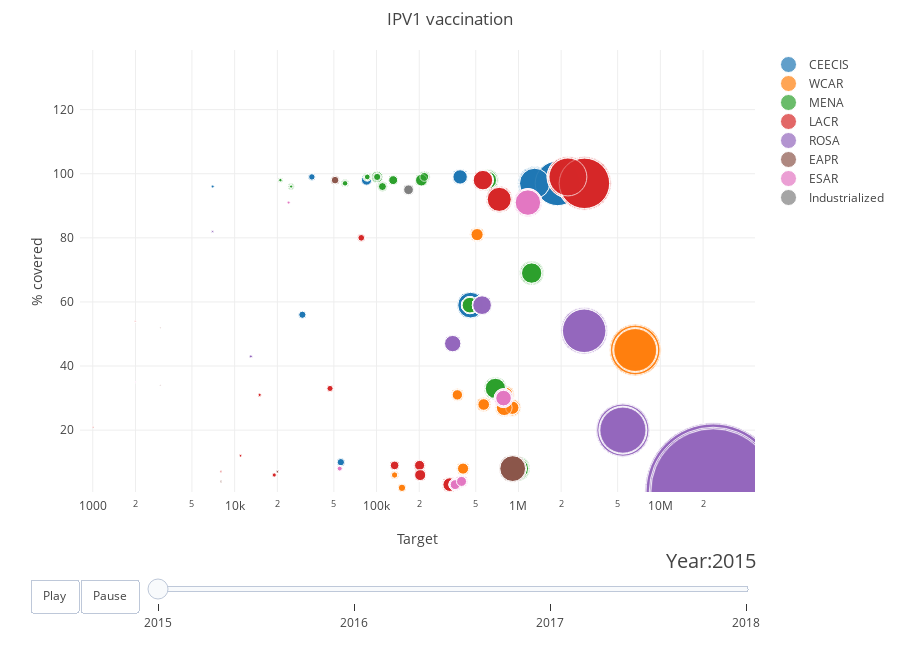

The code cell stored with this chart in its notebook:
### Code cell
from bubbly.bubbly import bubbleplot 

figure = bubbleplot(dataset=df_ipv1, x_column='Target', y_column='Coverage', 
    bubble_column='country', time_column='year', size_column='values', color_column='Subgroup',
    x_title="Target", y_title="% covered", title='IPV1 vaccination',
    x_logscale=True, scale_bubble=3, height=650)

plotly.offline.iplot(figure, config={'scrollzoom': True})

### Figure 1 — Plotly figure (JSON) as saved in the notebook; plotly's stock layout.template omitted (floating-point values rounded to 4 significant figures; data arrays with more than 128 entries replaced by an {"elided": "..."} marker saying what was removed)
{"data": [{"marker": {"size": {"elided": "198 int values"}, "sizemode": "area", "sizeref": 145100.0}, "mode": "markers", "name": "CEECIS", "text": {"elided": "198 str values"}, "type": "scatter", "uid": "2a4e02da-ba98-4f79-b768-7b4881fc1565", "x": {"elided": "198 int values"}, "y": {"elided": "198 int values"}}, {"marker": {"size": {"elided": "220 int values"}, "sizemode": "area", "sizeref": 145100.0}, "mode": "markers", "name": "WCAR", "text": {"elided": "220 str values"}, "type": "scatter", "uid": "e9db66b1-5fab-499a-9f05-2263c737a672", "x": {"elided": "220 int values"}, "y": {"elided": "220 int values"}}, {"marker": {"size": {"elided": "308 int values"}, "sizemode": "area", "sizeref": 145100.0}, "mode": "markers", "name": "MENA", "text": {"elided": "308 str values"}, "type": "scatter", "uid": "3638ff70-7099-4cd0-81e4-ce8ba62e7417", "x": {"elided": "308 int values"}, "y": {"elided": "308 int values"}}, {"marker": {"size": {"elided": "352 int values"}, "sizemode": "area", "sizeref": 145100.0}, "mode": "markers", "name": "LACR", "text": {"elided": "352 str values"}, "type": "scatter", "uid": "eae54a69-bf55-44d5-9ad2-a0e94e6eb128", "x": {"elided": "352 int values"}, "y": {"elided": "352 int values"}}, {"marker": {"size": {"elided": "154 int values"}, "sizemode": "area", "sizeref": 145100.0}, "mode": "markers", "name": "ROSA", "text": {"elided": "154 str values"}, "type": "scatter", "uid": "cc0eac42-46a7-4ff4-bc66-3b97d3819e2f", "x": {"elided": "154 int values"}, "y": {"elided": "154 int values"}}, {"marker": {"size": {"elided": "132 int values"}, "sizemode": "area", "sizeref": 145100.0}, "mode": "markers", "name": "EAPR", "text": {"elided": "132 str values"}, "type": "scatter", "uid": "b746d76b-6ce8-4919-90ee-0e3e659ed857", "x": {"elided": "132 int values"}, "y": {"elided": "132 int values"}}, {"marker": {"size": {"elided": "154 int values"}, "sizemode": "area", "sizeref": 145100.0}, "mode": "markers", "name": "ESAR", "text": {"elided": "154 str values"}, "type": "scatter", "uid": "26643510-b460-458e-9e15-4641eaa325b0", "x": {"elided": "154 int values"}, "y": {"elided": "154 int values"}}, {"marker": {"size": [7765800, 8059500, 7910500, 7308800, 7485600, 7623600, 8713300, 8546000, 8883800, 8215700, 8380100, 6289000, 6570000, 6439000, 5836000, 6125000, 5971000, 7053700, 6930100, 7180100, 6689700, 6809000], "sizemode": "area", "sizeref": 145100.0}, "mode": "markers", "name": "Industrialized", "text": ["Israel", "Israel", "Israel", "Israel", "Israel", "Israel", "Israel", "Israel", "Israel", "Israel", "Israel", "Israel", "Israel", "Israel", "Israel", "Israel", "Israel", "Israel", "Israel", "Israel", "Israel", "Israel"], "type": "scatter", "uid": "e2c02ed7-a9f4-4931-a80e-294b3a95ec89", "x": [168000, 168000, 168000, 168000, 168000, 168000, 168000, 168000, 168000, 168000, 168000, 168000, 168000, 168000, 168000, 168000, 168000, 168000, 168000, 168000, 168000, 168000], "y": [95, 95, 95, 95, 95, 95, 95, 95, 95, 95, 95, 95, 95, 95, 95, 95, 95, 95, 95, 95, 95, 95]}], "layout": {"height": 650, "hovermode": "closest", "margin": {"b": 50, "pad": 5, "t": 50}, "showlegend": true, "sliders": [{"active": 0, "currentvalue": {"font": {"size": 20}, "prefix": "Year:", "visible": true, "xanchor": "right"}, "len": 0.9, "pad": {"b": 10, "t": 50}, "steps": [{"args": [[2015], {"frame": {"duration": 300, "redraw": false}, "mode": "immediate", "transition": {"duration": 300}}], "label": "2015", "method": "animate"}, {"args": [[2016], {"frame": {"duration": 300, "redraw": false}, "mode": "immediate", "transition": {"duration": 300}}], "label": "2016", "method": "animate"}, {"args": [[2017], {"frame": {"duration": 300, "redraw": false}, "mode": "immediate", "transition": {"duration": 300}}], "label": "2017", "method": "animate"}, {"args": [[2018], {"frame": {"duration": 300, "redraw": false}, "mode": "immediate", "transition": {"duration": 300}}], "label": "2018", "method": "animate"}], "transition": {"duration": 300, "easing": "cubic-in-out"}, "x": 0.1, "xanchor": "left", "y": 0, "yanchor": "top"}], "title": {"text": "IPV1 vaccination"}, "updatemenus": [{"buttons": [{"args": [null, {"frame": {"duration": 500, "redraw": false}, "fromcurrent": true, "transition": {"duration": 300, "easing": "quadratic-in-out"}}], "label": "Play", "method": "animate"}, {"args": [[null], {"frame": {"duration": 0, "redraw": false}, "mode": "immediate", "transition": {"duration": 0}}], "label": "Pause", "method": "animate"}], "direction": "left", "pad": {"r": 10, "t": 87}, "showactive": false, "type": "buttons", "x": 0.1, "xanchor": "right", "y": 0, "yanchor": "top"}], "xaxis": {"autorange": false, "range": [2.91, 7.667], "title": {"text": "Target"}, "type": "log"}, "yaxis": {"autorange": false, "range": [0.7, 138.6], "title": {"text": "% covered"}}}}
